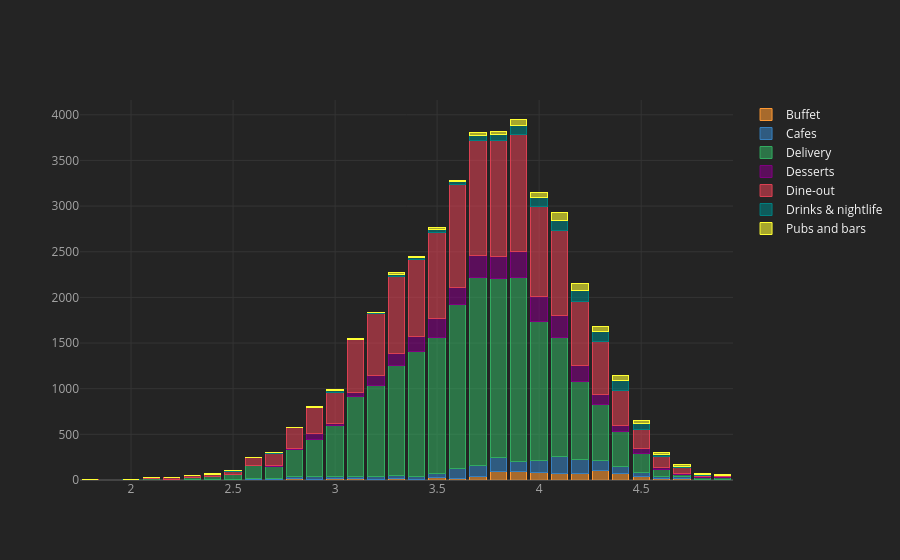

The code cell stored with this chart in its notebook:
### Code cell
rate_type=pd.crosstab(df['rate'],df['type'])
rate_type.iplot(kind="bar",barmode="stack")

### Figure 1 — Plotly figure (JSON) as saved in the notebook; plotly's stock layout.template omitted (floating-point values rounded to 4 significant figures)
{"data": [{"marker": {"color": "rgba(255, 153, 51, 0.6)", "line": {"color": "rgba(255, 153, 51, 1.0)", "width": 1}}, "name": "Buffet", "orientation": "v", "text": "", "type": "bar", "x": [1.8, 2, 2.1, 2.2, 2.3, 2.4, 2.5, 2.6, 2.7, 2.8, 2.9, 3, 3.1, 3.2, 3.3, 3.4, 3.5, 3.6, 3.7, 3.8, 3.9, 4, 4.1, 4.2, 4.3, 4.4, 4.5, 4.6, 4.7, 4.8, 4.9], "y": [0, 0, 0, 0, 5, 0, 1, 3, 4, 16, 8, 21, 13, 2, 15, 5, 28, 13, 37, 90, 91, 85, 72, 76, 99, 73, 42, 13, 21, 5, 9]}, {"marker": {"color": "rgba(55, 128, 191, 0.6)", "line": {"color": "rgba(55, 128, 191, 1.0)", "width": 1}}, "name": "Cafes", "orientation": "v", "text": "", "type": "bar", "x": [1.8, 2, 2.1, 2.2, 2.3, 2.4, 2.5, 2.6, 2.7, 2.8, 2.9, 3, 3.1, 3.2, 3.3, 3.4, 3.5, 3.6, 3.7, 3.8, 3.9, 4, 4.1, 4.2, 4.3, 4.4, 4.5, 4.6, 4.7, 4.8, 4.9], "y": [0, 0, 0, 0, 1, 2, 2, 10, 9, 18, 28, 18, 22, 41, 39, 37, 38, 110, 126, 154, 116, 134, 189, 150, 119, 72, 41, 23, 12, 0, 0]}, {"marker": {"color": "rgba(50, 171, 96, 0.6)", "line": {"color": "rgba(50, 171, 96, 1.0)", "width": 1}}, "name": "Delivery", "orientation": "v", "text": "", "type": "bar", "x": [1.8, 2, 2.1, 2.2, 2.3, 2.4, 2.5, 2.6, 2.7, 2.8, 2.9, 3, 3.1, 3.2, 3.3, 3.4, 3.5, 3.6, 3.7, 3.8, 3.9, 4, 4.1, 4.2, 4.3, 4.4, 4.5, 4.6, 4.7, 4.8, 4.9], "y": [0, 1, 16, 11, 22, 31, 53, 142, 136, 298, 412, 556, 875, 994, 1200, 1362, 1491, 1794, 2052, 1968, 2008, 1520, 1302, 855, 606, 383, 202, 75, 27, 17, 18]}, {"marker": {"color": "rgba(128, 0, 128, 0.6)", "line": {"color": "rgba(128, 0, 128, 1.0)", "width": 1}}, "name": "Desserts", "orientation": "v", "text": "", "type": "bar", "x": [1.8, 2, 2.1, 2.2, 2.3, 2.4, 2.5, 2.6, 2.7, 2.8, 2.9, 3, 3.1, 3.2, 3.3, 3.4, 3.5, 3.6, 3.7, 3.8, 3.9, 4, 4.1, 4.2, 4.3, 4.4, 4.5, 4.6, 4.7, 4.8, 4.9], "y": [0, 0, 0, 0, 0, 1, 1, 5, 9, 15, 57, 24, 53, 107, 127, 171, 216, 189, 244, 236, 287, 267, 236, 168, 117, 70, 55, 26, 10, 11, 7]}, {"marker": {"color": "rgba(219, 64, 82, 0.6)", "line": {"color": "rgba(219, 64, 82, 1.0)", "width": 1}}, "name": "Dine-out", "orientation": "v", "text": "", "type": "bar", "x": [1.8, 2, 2.1, 2.2, 2.3, 2.4, 2.5, 2.6, 2.7, 2.8, 2.9, 3, 3.1, 3.2, 3.3, 3.4, 3.5, 3.6, 3.7, 3.8, 3.9, 4, 4.1, 4.2, 4.3, 4.4, 4.5, 4.6, 4.7, 4.8, 4.9], "y": [5, 6, 8, 15, 23, 28, 41, 83, 136, 228, 284, 344, 573, 682, 851, 842, 936, 1132, 1261, 1272, 1281, 988, 936, 711, 571, 383, 218, 115, 65, 21, 16]}, {"marker": {"color": "rgba(0, 128, 128, 0.6)", "line": {"color": "rgba(0, 128, 128, 1.0)", "width": 1}}, "name": "Drinks & nightlife", "orientation": "v", "text": "", "type": "bar", "x": [1.8, 2, 2.1, 2.2, 2.3, 2.4, 2.5, 2.6, 2.7, 2.8, 2.9, 3, 3.1, 3.2, 3.3, 3.4, 3.5, 3.6, 3.7, 3.8, 3.9, 4, 4.1, 4.2, 4.3, 4.4, 4.5, 4.6, 4.7, 4.8, 4.9], "y": [0, 4, 0, 0, 0, 2, 1, 5, 6, 4, 8, 17, 8, 8, 18, 15, 34, 28, 58, 63, 105, 98, 110, 113, 111, 114, 60, 29, 18, 6, 2]}, {"marker": {"color": "rgba(255, 255, 51, 0.6)", "line": {"color": "rgba(255, 255, 51, 1.0)", "width": 1}}, "name": "Pubs and bars", "orientation": "v", "text": "", "type": "bar", "x": [1.8, 2, 2.1, 2.2, 2.3, 2.4, 2.5, 2.6, 2.7, 2.8, 2.9, 3, 3.1, 3.2, 3.3, 3.4, 3.5, 3.6, 3.7, 3.8, 3.9, 4, 4.1, 4.2, 4.3, 4.4, 4.5, 4.6, 4.7, 4.8, 4.9], "y": [0, 0, 0, 0, 0, 2, 1, 1, 3, 1, 4, 10, 6, 6, 22, 12, 19, 17, 26, 33, 66, 52, 80, 81, 59, 51, 38, 19, 14, 6, 3]}], "layout": {"autosize": true, "barmode": "stack", "legend": {"bgcolor": "#242424", "font": {"color": "#F4F4F4"}, "traceorder": "normal"}, "paper_bgcolor": "#242424", "plot_bgcolor": "#242424", "title": {"font": {"color": "#F4F4F4"}}, "xaxis": {"autorange": true, "gridcolor": "#343434", "range": [1.75, 4.95], "showgrid": true, "tickfont": {"color": "#A4A4A4"}, "title": {"font": {"color": "#A4A4A4"}, "text": ""}, "type": "linear", "zerolinecolor": "#444444"}, "yaxis": {"autorange": true, "gridcolor": "#343434", "range": [0, 4162.0], "showgrid": true, "tickfont": {"color": "#A4A4A4"}, "title": {"font": {"color": "#A4A4A4"}, "text": ""}, "type": "linear", "zerolinecolor": "#444444"}}}
